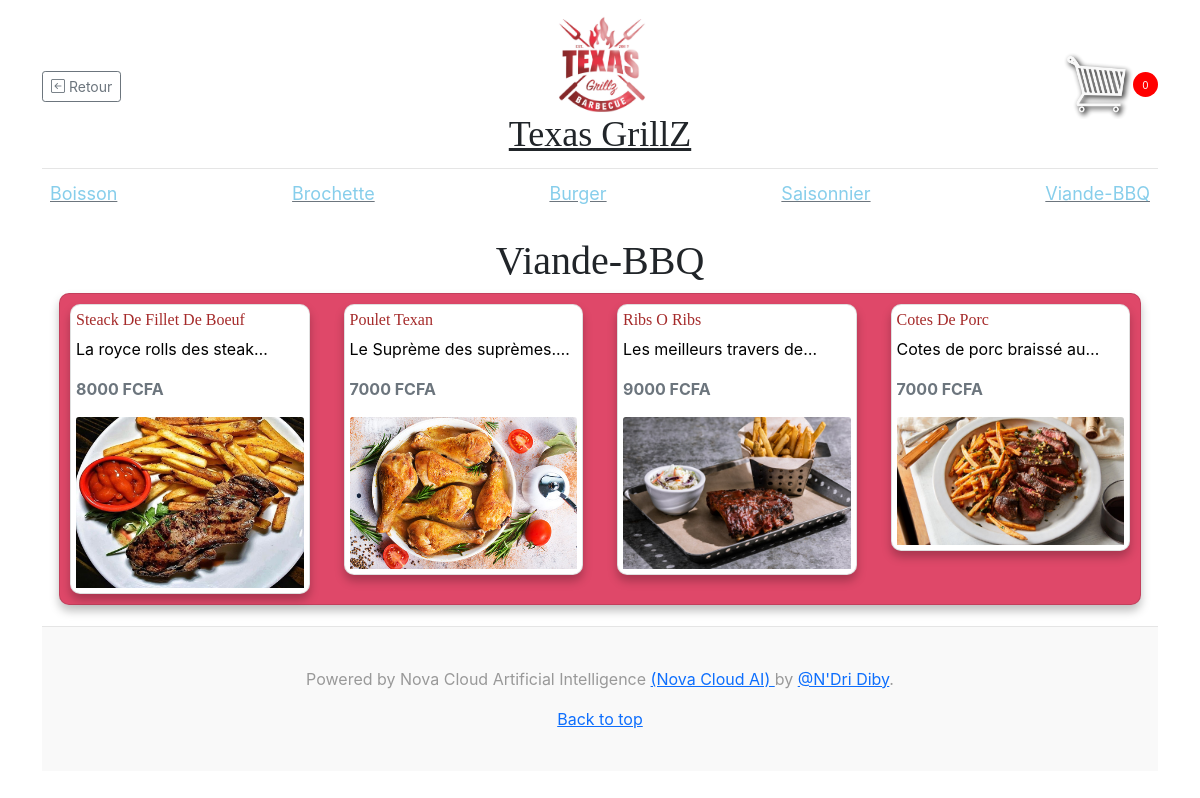
Page /texasgrillz/menudetails/4/ on the committed database.
### Resto/models.py (models this page shows, shortened)
class Category(models.Model):
    cat_id = models.IntegerField()
    name = models.CharField(max_length=50)
    description = models.TextField(max_length=100,blank=True)
    img = models.ImageField(upload_to='images/')
    date_created = models.DateTimeField(auto_now=True)
    class Meta:
        verbose_name = 'Categorie'

class Item(models.Model):
    itm_id = models.IntegerField()
    name = models.CharField(max_length = 150)
    prix = models.IntegerField()
    description = models.TextField(max_length=150,blank=True)
    img = models.ImageField(upload_to='images/')
    date_created = models.DateTimeField(auto_now=True)
    category = models.ForeignKey(Category,on_delete=CASCADE)

### Resto/views.py (the view, shortened to what this page needs)
# urls.py: path('texasgrillz/menudetails/<menu_id>/', views.MenuDetails,name='menu_details-texasgrillz'),
def MenuDetails(request,menu_id):
    table = get_table_number(request)
    targetApp = target_app(request)
    menu = Category.objects.get(id = menu_id)
    category = Category.objects.all().order_by("name")
    item = Item.objects.filter(category__id = menu_id)
    order = None
    cartItem = 0
    context = {
        'menu':menu,
        'category':category,
        'item':item,
        'orders':order,
        'cart_quantity':cartItem,
        'app':targetApp
    }
    return render(request,'Resto/MenuDetails.html',context)

### Customer/utils.py (called while the page is built)
def target_app(request):
    try:
        session_id = request.GET.get('session')
        table = request.GET.get('table')
        if session_id == None or table == None:
            targetApp = 'nosession'
        else:
            targetApp = session_id+'&table='+table
        return targetApp
    except:
        pass

def get_table_number(request):
    try:
        table = str(request.GET.get('table'))
        if table == None:
            pass
        else:
            table = str(request.GET.get('table'))
            if table is not None:
                table = int(table)
            return table
    except:
        pass

### Resto/templates/Resto/MenuDetails.html (shortened to what this page needs)
{% extends "Resto/base_menu.html" %} {% block content %} {% load static %}
<div class="container py-3">
  <div class="heading__title">
    <h1 style="text-align: center">{{menu.name}}</h1>
  </div>
  <div class="card" style="background-color: rgb(223, 72, 105)">
    <div class="row align-items-start">
      {% for i in item %}
      <div class="col-sm">
        <div class="card">
          <a href="/texasgrillz/itemdetails/{{i.id}}/?session={{app}}" style="text-decoration: none; color: black">
            <h6 class="card-title" style="color: brown">{{i.name}}</h6>
            <div>{{ i.description|truncatechars:25 }}</div>
            <div class="mt-3 text-muted"><strong>{{i.prix }} FCFA</strong></div>
            <div class="mt-3">
              <img src="{{i.img.url }}" class="card-img-top" alt="{{i.name}}" style="width: 100%; height: auto; object-fit: scale-down; image-rendering: auto; text-align: center" />
            </div>
          </a>
        </div>
      </div>
      {% endfor %}
    </div>
  </div>
  {% endblock content %}

### Resto/templates/Resto/base_menu.html (shortened to what this page needs)
{% load static %}
<!doctype html>
<html lang="en">
<head>
    <link href="https://cdn.jsdelivr.net/npm/bootstrap@5.1.1/dist/css/bootstrap.min.css" rel="stylesheet" />
    <link rel="stylesheet" type="text/css" href="{% static 'Resto/CSS/main.css' %}">
    <link rel="stylesheet" href="https://use.fontawesome.com/releases/v5.8.1/css/all.css">
    <link rel="stylesheet" href="https://cdn.jsdelivr.net/npm/bootstrap-icons@1.5.0/font/bootstrap-icons.css" />
</head>
<body>
    <div class="container">
        <header class="blog-header py-3">
            <div class="row flex-nowrap justify-content-between align-items-center">
                <div class="col-4 pt-1">
                    <a class="btn btn-sm btn-outline-secondary " href="/texasgrillz/?session={{app}}"><i class="bi bi-arrow-left-square"></i> Retour</a>
                </div>
                <div class="col-4 text-center" id="heading_logo">
                    <img src="{% static 'Resto/TexasGrillzLogo.jpeg' %}" style="width: 100px; height: 100px; object-fit: scale-down;image-rendering: auto;
                    flex: auto;text-align: center;">
                    <a class="blog-header-logo text-dark" href="/texasgrillz/?session={{app}}">Texas GrillZ</a>
                </div>
                <div class="col-4 d-flex justify-content-end align-items-center">
                    <a href="/texasgrillz/myorder/?session={{app}}">
                        <img id='cart-icon' src='{% static "Resto/cart.png" %}' style="width: 70px; height: 70px; object-fit: scale-down;image-rendering: auto;
                    flex: auto;text-align: center;"></a>
                    <div id='cart-total'>
                        <p class='mt-2'>{{cart_quantity}}</p>
                    </div>
                </div>
            </div>
        </header>
        <div class=" nav-scroller py-1 mb-2 ">
            <nav class="nav d-flex justify-content-between ">
                {% for m in category %}
                <a class="p-2 text-muted " href="/texasgrillz/menudetails/{{m.id}}/?session={{app}}">
                    <p style="color:skyblue;font-size: large; ">{{m.name}}</p>
                </a> {% endfor %}
            </nav>
        </div>
        <main role="main " class="container ">
            <div class="row">
                {% block content %} {% endblock content %}
            </div>
        </main>
        <footer class="blog-footer">
            <p>Powered by Nova Cloud Artificial Intelligence <a href="#"> (Nova Cloud AI) </a> by <a href="#">@N'Dri Diby</a>.</p>
            <p>
                <a href="#">Back to top</a>
            </p>
        </footer>
</body>
</html>

### Resto/static/Resto/CSS/main.css (style rules this page uses)
.blog-header { line-height: 1; border-bottom: 1px solid #e5e5e5; }
.blog-header-logo { font-family: "Playfair Display", Georgia, "Times New Roman", serif; font-size: 2.25rem; display: block; }
h1, h2, h3, h4, h5, h6 { font-family: "Playfair Display", Georgia, "Times New Roman", serif; }
.nav-scroller { position: relative; z-index: 2; height: 2.75rem; overflow-y: hidden; }
.nav-scroller .nav { display: -webkit-box; display: -ms-flexbox; display: flex; -ms-flex-wrap: nowrap; flex-wrap: nowrap; padding-bottom: 1rem; margin-top: -1px; overflow-x: auto; text-align: center; white-space: nowrap; -webkit-overflow-scrolling: touch; }
.blog-footer { padding: 2.5rem 0; color: #999; text-align: center; background-color: #f9f9f9; border-top: 0.05rem solid #e5e5e5; }
.blog-footer p:last-child { margin-bottom: 0; }
* { margin: 0; padding: 0; box-sizing: border-box; }
body { font-family: -apple-system, BlinkMacSystemFont, "Segoe UI", Roboto, Helvetica, Arial, sans-serif, "Apple Color Emoji", "Segoe UI Emoji", "Segoe UI Symbol"; }
.heading__title { font-weight: 600; }
#heading_logo { display: inline-flex; flex-direction: column; align-items: center; }
.card { margin: 5px; padding: 5px; border-radius: 10px; box-shadow: 0px 6px 10px rgba(0, 0, 0, 0.25); transition: all 0.2s; }
#cart-icon { width: 25px; display: inline-block; margin-left: 15px; }
#cart-icon { width: 25px; display: inline-block; margin-left: -10px; }
#cart-total { display: block; text-align: center; color: #fff; background-color: red; width: 25px; height: 25px; border-radius: 50%; font-size: 10px; }

### rows in the picture
Category: name "Boisson"
Category: name "Brochette"
Category: name "Burger"
Category: name "Saisonnier"
Category: name "Viande-BBQ"
Item: name "Steack De Fillet De Boeuf", description "La royce rolls des steak…", prix "8000", img (picture)
Item: name "Poulet Texan", description "Le Suprème des suprèmes.…", prix "7000", img (picture)
Item: name "Ribs O Ribs", description "Les meilleurs travers de…", prix "9000", img (picture)
Item: name "Cotes De Porc", description "Cotes de porc braissé au…", prix "7000", img (picture)

### other values in the picture
{{ cart_quantity }} "0"
